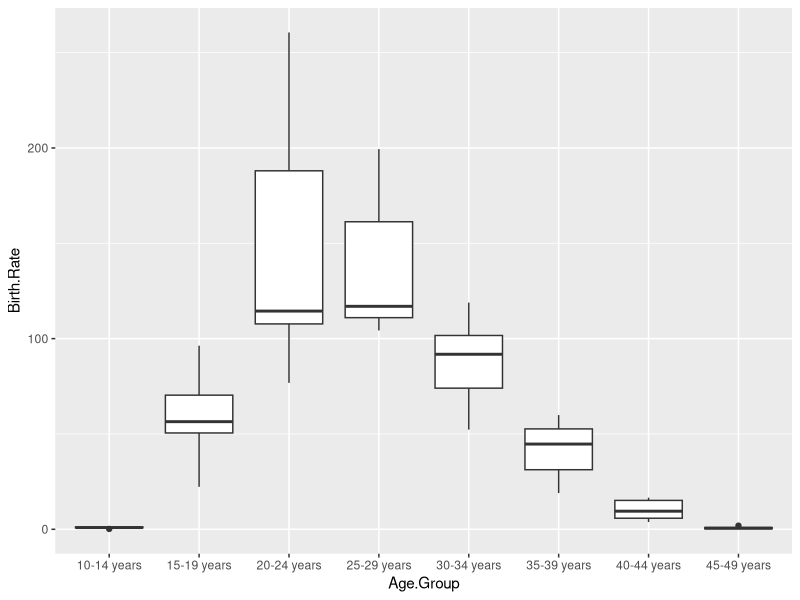

This chart was generated by the following R code:
## ---- chunk 1
knitr::opts_chunk$set(echo = TRUE)
## ---- chunk 2
library(tidyverse)
## ---- chunk 3
setwd('D:/Masters in Business Analytics - LM/Quantitative Management Modelling/Assignment 1')
Data1 <- read.csv('nchs-birth-rates-for-females-by-age-group-united-states.csv')
head(Data1)
## ---- chunk 4
Data1 %>% 
  summarise(medianBirths = median(Birth.Rate), min(Age.Group), max(Age.Group))

## ---- chunk 5
ggplot(Data1, aes(x=Age.Group, y=Birth.Rate))+ geom_boxplot()
